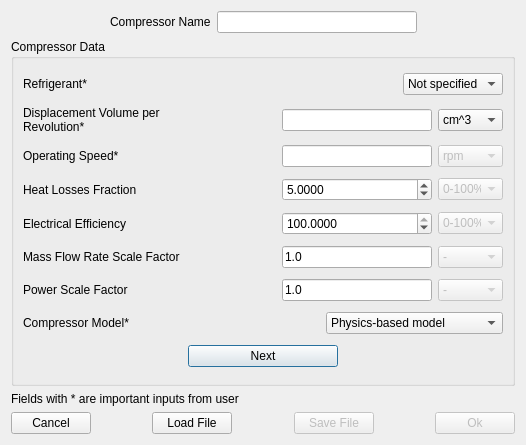
<?xml version="1.0" encoding="UTF-8"?>
<ui version="4.0">
 <class>Comp_Definition</class>
 <widget class="QWidget" name="Comp_Definition">
  <property name="windowModality">
   <enum>Qt::ApplicationModal</enum>
  </property>
  <property name="geometry">
   <rect>
    <x>0</x>
    <y>0</y>
    <width>526</width>
    <height>445</height>
   </rect>
  </property>
  <property name="sizePolicy">
   <sizepolicy hsizetype="Preferred" vsizetype="Preferred">
    <horstretch>0</horstretch>
    <verstretch>0</verstretch>
   </sizepolicy>
  </property>
  <property name="windowTitle">
   <string>Compressor Definition</string>
  </property>
  <layout class="QVBoxLayout" name="verticalLayout_2">
   <item>
    <layout class="QHBoxLayout" name="horizontalLayout_2">
     <item>
      <spacer name="horizontalSpacer_2">
       <property name="orientation">
        <enum>Qt::Horizontal</enum>
       </property>
       <property name="sizeHint" stdset="0">
        <size>
         <width>40</width>
         <height>20</height>
        </size>
       </property>
      </spacer>
     </item>
     <item>
      <layout class="QHBoxLayout" name="horizontalLayout">
       <item>
        <widget class="QLabel" name="Comp_name_label">
         <property name="toolTip">
          <string>Name of the compressor which will be used later in database</string>
         </property>
         <property name="text">
          <string>Compressor Name</string>
         </property>
        </widget>
       </item>
       <item>
        <widget class="QLineEdit" name="Comp_name">
         <property name="sizePolicy">
          <sizepolicy hsizetype="Fixed" vsizetype="Fixed">
           <horstretch>0</horstretch>
           <verstretch>0</verstretch>
          </sizepolicy>
         </property>
         <property name="minimumSize">
          <size>
           <width>200</width>
           <height>0</height>
          </size>
         </property>
         <property name="toolTip">
          <string>Name of the compressor which will be used later in database</string>
         </property>
        </widget>
       </item>
      </layout>
     </item>
     <item>
      <spacer name="horizontalSpacer">
       <property name="orientation">
        <enum>Qt::Horizontal</enum>
       </property>
       <property name="sizeHint" stdset="0">
        <size>
         <width>40</width>
         <height>20</height>
        </size>
       </property>
      </spacer>
     </item>
    </layout>
   </item>
   <item>
    <widget class="QGroupBox" name="Comp_data_group">
     <property name="sizePolicy">
      <sizepolicy hsizetype="MinimumExpanding" vsizetype="MinimumExpanding">
       <horstretch>0</horstretch>
       <verstretch>0</verstretch>
      </sizepolicy>
     </property>
     <property name="title">
      <string>Compressor Data</string>
     </property>
     <layout class="QHBoxLayout" name="horizontalLayout_16">
      <item>
       <layout class="QVBoxLayout" name="verticalLayout">
        <item>
         <layout class="QHBoxLayout" name="horizontalLayout_9">
          <item>
           <widget class="QLabel" name="Comp_ref_label">
            <property name="sizePolicy">
             <sizepolicy hsizetype="Fixed" vsizetype="Preferred">
              <horstretch>0</horstretch>
              <verstretch>0</verstretch>
             </sizepolicy>
            </property>
            <property name="minimumSize">
             <size>
              <width>200</width>
              <height>0</height>
             </size>
            </property>
            <property name="maximumSize">
             <size>
              <width>150</width>
              <height>16777215</height>
             </size>
            </property>
            <property name="toolTip">
             <string>Refrigerant that can be used with the compressor</string>
            </property>
            <property name="text">
             <string>Refrigerant*</string>
            </property>
            <property name="wordWrap">
             <bool>true</bool>
            </property>
           </widget>
          </item>
          <item>
           <spacer name="horizontalSpacer_16">
            <property name="orientation">
             <enum>Qt::Horizontal</enum>
            </property>
            <property name="sizeHint" stdset="0">
             <size>
              <width>40</width>
              <height>20</height>
             </size>
            </property>
           </spacer>
          </item>
          <item>
           <widget class="QComboBox" name="Comp_ref">
            <property name="toolTip">
             <string>Refrigerant that can be used with the compressor</string>
            </property>
            <item>
             <property name="text">
              <string>Not specified</string>
             </property>
            </item>
           </widget>
          </item>
         </layout>
        </item>
        <item>
         <layout class="QHBoxLayout" name="horizontalLayout_3">
          <item>
           <widget class="QLabel" name="Comp_vol_label">
            <property name="sizePolicy">
             <sizepolicy hsizetype="Preferred" vsizetype="Preferred">
              <horstretch>0</horstretch>
              <verstretch>0</verstretch>
             </sizepolicy>
            </property>
            <property name="minimumSize">
             <size>
              <width>200</width>
              <height>0</height>
             </size>
            </property>
            <property name="maximumSize">
             <size>
              <width>150</width>
              <height>16777215</height>
             </size>
            </property>
            <property name="toolTip">
             <string>Compressor Displacement Volume per revolution</string>
            </property>
            <property name="text">
             <string>Displacement Volume per Revolution*</string>
            </property>
            <property name="wordWrap">
             <bool>true</bool>
            </property>
           </widget>
          </item>
          <item>
           <spacer name="horizontalSpacer_7">
            <property name="orientation">
             <enum>Qt::Horizontal</enum>
            </property>
            <property name="sizeHint" stdset="0">
             <size>
              <width>40</width>
              <height>20</height>
             </size>
            </property>
           </spacer>
          </item>
          <item>
           <widget class="QLineEdit" name="Comp_vol">
            <property name="sizePolicy">
             <sizepolicy hsizetype="Fixed" vsizetype="Fixed">
              <horstretch>0</horstretch>
              <verstretch>0</verstretch>
             </sizepolicy>
            </property>
            <property name="minimumSize">
             <size>
              <width>150</width>
              <height>0</height>
             </size>
            </property>
            <property name="toolTip">
             <string>Compressor Displacement Volume per revolution</string>
            </property>
           </widget>
          </item>
          <item>
           <widget class="QComboBox" name="Comp_vol_unit">
            <property name="sizePolicy">
             <sizepolicy hsizetype="Fixed" vsizetype="Fixed">
              <horstretch>0</horstretch>
              <verstretch>0</verstretch>
             </sizepolicy>
            </property>
            <property name="minimumSize">
             <size>
              <width>65</width>
              <height>0</height>
             </size>
            </property>
            <property name="maximumSize">
             <size>
              <width>50</width>
              <height>16777215</height>
             </size>
            </property>
            <property name="currentIndex">
             <number>1</number>
            </property>
            <item>
             <property name="text">
              <string>m^3</string>
             </property>
            </item>
            <item>
             <property name="text">
              <string>cm^3</string>
             </property>
            </item>
            <item>
             <property name="text">
              <string>ft^3</string>
             </property>
            </item>
            <item>
             <property name="text">
              <string>in^3</string>
             </property>
            </item>
           </widget>
          </item>
         </layout>
        </item>
        <item>
         <layout class="QHBoxLayout" name="horizontalLayout_4">
          <item>
           <widget class="QLabel" name="Comp_speed_label">
            <property name="sizePolicy">
             <sizepolicy hsizetype="Preferred" vsizetype="Preferred">
              <horstretch>0</horstretch>
              <verstretch>0</verstretch>
             </sizepolicy>
            </property>
            <property name="minimumSize">
             <size>
              <width>200</width>
              <height>0</height>
             </size>
            </property>
            <property name="maximumSize">
             <size>
              <width>150</width>
              <height>16777215</height>
             </size>
            </property>
            <property name="toolTip">
             <string>Compressor working speed</string>
            </property>
            <property name="text">
             <string>Operating Speed*</string>
            </property>
           </widget>
          </item>
          <item>
           <spacer name="horizontalSpacer_8">
            <property name="orientation">
             <enum>Qt::Horizontal</enum>
            </property>
            <property name="sizeHint" stdset="0">
             <size>
              <width>40</width>
              <height>20</height>
             </size>
            </property>
           </spacer>
          </item>
          <item>
           <widget class="QLineEdit" name="Comp_speed">
            <property name="sizePolicy">
             <sizepolicy hsizetype="Fixed" vsizetype="Fixed">
              <horstretch>0</horstretch>
              <verstretch>0</verstretch>
             </sizepolicy>
            </property>
            <property name="minimumSize">
             <size>
              <width>150</width>
              <height>0</height>
             </size>
            </property>
            <property name="toolTip">
             <string>Compressor working speed</string>
            </property>
           </widget>
          </item>
          <item>
           <widget class="QComboBox" name="Comp_speed_unit">
            <property name="enabled">
             <bool>false</bool>
            </property>
            <property name="sizePolicy">
             <sizepolicy hsizetype="Fixed" vsizetype="Fixed">
              <horstretch>0</horstretch>
              <verstretch>0</verstretch>
             </sizepolicy>
            </property>
            <property name="minimumSize">
             <size>
              <width>65</width>
              <height>0</height>
             </size>
            </property>
            <property name="maximumSize">
             <size>
              <width>50</width>
              <height>16777215</height>
             </size>
            </property>
            <item>
             <property name="text">
              <string>rpm</string>
             </property>
            </item>
           </widget>
          </item>
         </layout>
        </item>
        <item>
         <layout class="QHBoxLayout" name="horizontalLayout_5">
          <item>
           <widget class="QLabel" name="Comp_fp_label">
            <property name="sizePolicy">
             <sizepolicy hsizetype="Preferred" vsizetype="Preferred">
              <horstretch>0</horstretch>
              <verstretch>0</verstretch>
             </sizepolicy>
            </property>
            <property name="minimumSize">
             <size>
              <width>200</width>
              <height>0</height>
             </size>
            </property>
            <property name="maximumSize">
             <size>
              <width>150</width>
              <height>16777215</height>
             </size>
            </property>
            <property name="toolTip">
             <string>Compressor fraction of power lost as heat</string>
            </property>
            <property name="text">
             <string>Heat Losses Fraction</string>
            </property>
           </widget>
          </item>
          <item>
           <spacer name="horizontalSpacer_9">
            <property name="orientation">
             <enum>Qt::Horizontal</enum>
            </property>
            <property name="sizeHint" stdset="0">
             <size>
              <width>40</width>
              <height>20</height>
             </size>
            </property>
           </spacer>
          </item>
          <item>
           <widget class="QDoubleSpinBox" name="Comp_fp">
            <property name="sizePolicy">
             <sizepolicy hsizetype="Fixed" vsizetype="Fixed">
              <horstretch>0</horstretch>
              <verstretch>0</verstretch>
             </sizepolicy>
            </property>
            <property name="minimumSize">
             <size>
              <width>150</width>
              <height>0</height>
             </size>
            </property>
            <property name="maximumSize">
             <size>
              <width>150</width>
              <height>16777215</height>
             </size>
            </property>
            <property name="toolTip">
             <string>Compressor fraction of power lost as heat</string>
            </property>
            <property name="decimals">
             <number>4</number>
            </property>
            <property name="maximum">
             <double>100.000000000000000</double>
            </property>
            <property name="value">
             <double>5.000000000000000</double>
            </property>
           </widget>
          </item>
          <item>
           <widget class="QComboBox" name="Comp_fp_unit">
            <property name="enabled">
             <bool>false</bool>
            </property>
            <property name="sizePolicy">
             <sizepolicy hsizetype="Fixed" vsizetype="Fixed">
              <horstretch>0</horstretch>
              <verstretch>0</verstretch>
             </sizepolicy>
            </property>
            <property name="minimumSize">
             <size>
              <width>65</width>
              <height>0</height>
             </size>
            </property>
            <property name="maximumSize">
             <size>
              <width>50</width>
              <height>16777215</height>
             </size>
            </property>
            <item>
             <property name="text">
              <string>0-100%</string>
             </property>
            </item>
           </widget>
          </item>
         </layout>
        </item>
        <item>
         <layout class="QHBoxLayout" name="horizontalLayout_6">
          <item>
           <widget class="QLabel" name="Comp_elec_eff_label">
            <property name="sizePolicy">
             <sizepolicy hsizetype="Preferred" vsizetype="Preferred">
              <horstretch>0</horstretch>
              <verstretch>0</verstretch>
             </sizepolicy>
            </property>
            <property name="minimumSize">
             <size>
              <width>200</width>
              <height>0</height>
             </size>
            </property>
            <property name="maximumSize">
             <size>
              <width>150</width>
              <height>16777215</height>
             </size>
            </property>
            <property name="toolTip">
             <string>Electrical efficiency of the compressor motor</string>
            </property>
            <property name="text">
             <string>Electrical Efficiency</string>
            </property>
           </widget>
          </item>
          <item>
           <spacer name="horizontalSpacer_10">
            <property name="orientation">
             <enum>Qt::Horizontal</enum>
            </property>
            <property name="sizeHint" stdset="0">
             <size>
              <width>40</width>
              <height>20</height>
             </size>
            </property>
           </spacer>
          </item>
          <item>
           <widget class="QDoubleSpinBox" name="Comp_elec_eff">
            <property name="minimumSize">
             <size>
              <width>150</width>
              <height>0</height>
             </size>
            </property>
            <property name="maximumSize">
             <size>
              <width>150</width>
              <height>16777215</height>
             </size>
            </property>
            <property name="toolTip">
             <string>Electrical efficiency of the compressor motor</string>
            </property>
            <property name="decimals">
             <number>4</number>
            </property>
            <property name="maximum">
             <double>100.000000000000000</double>
            </property>
            <property name="value">
             <double>100.000000000000000</double>
            </property>
           </widget>
          </item>
          <item>
           <widget class="QComboBox" name="Comp_elec_eff_unit">
            <property name="enabled">
             <bool>false</bool>
            </property>
            <property name="sizePolicy">
             <sizepolicy hsizetype="Fixed" vsizetype="Fixed">
              <horstretch>0</horstretch>
              <verstretch>0</verstretch>
             </sizepolicy>
            </property>
            <property name="minimumSize">
             <size>
              <width>65</width>
              <height>0</height>
             </size>
            </property>
            <property name="maximumSize">
             <size>
              <width>50</width>
              <height>16777215</height>
             </size>
            </property>
            <item>
             <property name="text">
              <string>0-100%</string>
             </property>
            </item>
           </widget>
          </item>
         </layout>
        </item>
        <item>
         <layout class="QHBoxLayout" name="horizontalLayout_10">
          <item>
           <widget class="QLabel" name="Comp_ratio_M_label">
            <property name="sizePolicy">
             <sizepolicy hsizetype="Preferred" vsizetype="Preferred">
              <horstretch>0</horstretch>
              <verstretch>0</verstretch>
             </sizepolicy>
            </property>
            <property name="minimumSize">
             <size>
              <width>200</width>
              <height>0</height>
             </size>
            </property>
            <property name="maximumSize">
             <size>
              <width>150</width>
              <height>16777215</height>
             </size>
            </property>
            <property name="toolTip">
             <string>Scale factor used with the mass flow rate of the compressor. this scale factor will be multiplied by the calculated mass flow rate of the compressor model</string>
            </property>
            <property name="text">
             <string>Mass Flow Rate Scale Factor</string>
            </property>
            <property name="wordWrap">
             <bool>true</bool>
            </property>
           </widget>
          </item>
          <item>
           <spacer name="horizontalSpacer_13">
            <property name="orientation">
             <enum>Qt::Horizontal</enum>
            </property>
            <property name="sizeHint" stdset="0">
             <size>
              <width>40</width>
              <height>20</height>
             </size>
            </property>
           </spacer>
          </item>
          <item>
           <widget class="QLineEdit" name="Comp_ratio_M">
            <property name="sizePolicy">
             <sizepolicy hsizetype="Fixed" vsizetype="Fixed">
              <horstretch>0</horstretch>
              <verstretch>0</verstretch>
             </sizepolicy>
            </property>
            <property name="minimumSize">
             <size>
              <width>150</width>
              <height>0</height>
             </size>
            </property>
            <property name="toolTip">
             <string>Scale factor used with the mass flow rate of the compressor. this scale factor will be multiplied by the calculated mass flow rate of the compressor model</string>
            </property>
            <property name="text">
             <string>1.0</string>
            </property>
           </widget>
          </item>
          <item>
           <widget class="QComboBox" name="Comp_ratio_M_unit">
            <property name="enabled">
             <bool>false</bool>
            </property>
            <property name="sizePolicy">
             <sizepolicy hsizetype="Fixed" vsizetype="Fixed">
              <horstretch>0</horstretch>
              <verstretch>0</verstretch>
             </sizepolicy>
            </property>
            <property name="minimumSize">
             <size>
              <width>65</width>
              <height>0</height>
             </size>
            </property>
            <property name="maximumSize">
             <size>
              <width>50</width>
              <height>16777215</height>
             </size>
            </property>
            <item>
             <property name="text">
              <string>-</string>
             </property>
            </item>
           </widget>
          </item>
         </layout>
        </item>
        <item>
         <layout class="QHBoxLayout" name="horizontalLayout_11">
          <item>
           <widget class="QLabel" name="Comp_ratio_P_label">
            <property name="sizePolicy">
             <sizepolicy hsizetype="Fixed" vsizetype="Preferred">
              <horstretch>0</horstretch>
              <verstretch>0</verstretch>
             </sizepolicy>
            </property>
            <property name="minimumSize">
             <size>
              <width>200</width>
              <height>0</height>
             </size>
            </property>
            <property name="maximumSize">
             <size>
              <width>150</width>
              <height>16777215</height>
             </size>
            </property>
            <property name="toolTip">
             <string>Scale factor used with the mass flow rate of the compressor. this scale factor will be multiplied by the calculated mass flow rate of the compressor model</string>
            </property>
            <property name="text">
             <string>Power Scale Factor</string>
            </property>
            <property name="wordWrap">
             <bool>true</bool>
            </property>
           </widget>
          </item>
          <item>
           <spacer name="horizontalSpacer_14">
            <property name="orientation">
             <enum>Qt::Horizontal</enum>
            </property>
            <property name="sizeHint" stdset="0">
             <size>
              <width>40</width>
              <height>20</height>
             </size>
            </property>
           </spacer>
          </item>
          <item>
           <widget class="QLineEdit" name="Comp_ratio_P">
            <property name="sizePolicy">
             <sizepolicy hsizetype="Fixed" vsizetype="Fixed">
              <horstretch>0</horstretch>
              <verstretch>0</verstretch>
             </sizepolicy>
            </property>
            <property name="minimumSize">
             <size>
              <width>150</width>
              <height>0</height>
             </size>
            </property>
            <property name="toolTip">
             <string>Scale factor used with the mass flow rate of the compressor. this scale factor will be multiplied by the calculated mass flow rate of the compressor model</string>
            </property>
            <property name="text">
             <string>1.0</string>
            </property>
           </widget>
          </item>
          <item>
           <widget class="QComboBox" name="Comp_ratio_P_unit">
            <property name="enabled">
             <bool>false</bool>
            </property>
            <property name="sizePolicy">
             <sizepolicy hsizetype="Fixed" vsizetype="Fixed">
              <horstretch>0</horstretch>
              <verstretch>0</verstretch>
             </sizepolicy>
            </property>
            <property name="minimumSize">
             <size>
              <width>65</width>
              <height>0</height>
             </size>
            </property>
            <property name="maximumSize">
             <size>
              <width>50</width>
              <height>16777215</height>
             </size>
            </property>
            <item>
             <property name="text">
              <string>-</string>
             </property>
            </item>
           </widget>
          </item>
         </layout>
        </item>
        <item>
         <layout class="QHBoxLayout" name="horizontalLayout_13">
          <item>
           <widget class="QLabel" name="Comp_model_label">
            <property name="sizePolicy">
             <sizepolicy hsizetype="Fixed" vsizetype="Preferred">
              <horstretch>0</horstretch>
              <verstretch>0</verstretch>
             </sizepolicy>
            </property>
            <property name="minimumSize">
             <size>
              <width>200</width>
              <height>0</height>
             </size>
            </property>
            <property name="maximumSize">
             <size>
              <width>150</width>
              <height>16777215</height>
             </size>
            </property>
            <property name="toolTip">
             <string>Scale factor used with the mass flow rate of the compressor. this scale factor will be multiplied by the calculated mass flow rate of the compressor model</string>
            </property>
            <property name="text">
             <string>Compressor Model*</string>
            </property>
            <property name="wordWrap">
             <bool>true</bool>
            </property>
           </widget>
          </item>
          <item>
           <spacer name="horizontalSpacer_15">
            <property name="orientation">
             <enum>Qt::Horizontal</enum>
            </property>
            <property name="sizeHint" stdset="0">
             <size>
              <width>40</width>
              <height>20</height>
             </size>
            </property>
           </spacer>
          </item>
          <item>
           <widget class="QComboBox" name="Comp_model">
            <item>
             <property name="text">
              <string>Physics-based model</string>
             </property>
            </item>
            <item>
             <property name="text">
              <string>AHRI 10-coefficients model</string>
             </property>
            </item>
            <item>
             <property name="text">
              <string>Compressor map model</string>
             </property>
            </item>
           </widget>
          </item>
         </layout>
        </item>
        <item>
         <layout class="QHBoxLayout" name="horizontalLayout_14">
          <item>
           <spacer name="horizontalSpacer_4">
            <property name="orientation">
             <enum>Qt::Horizontal</enum>
            </property>
            <property name="sizeHint" stdset="0">
             <size>
              <width>40</width>
              <height>20</height>
             </size>
            </property>
           </spacer>
          </item>
          <item>
           <widget class="QPushButton" name="Comp_model_define_button">
            <property name="sizePolicy">
             <sizepolicy hsizetype="Fixed" vsizetype="Fixed">
              <horstretch>0</horstretch>
              <verstretch>0</verstretch>
             </sizepolicy>
            </property>
            <property name="minimumSize">
             <size>
              <width>150</width>
              <height>0</height>
             </size>
            </property>
            <property name="toolTip">
             <string>Define Compressor model</string>
            </property>
            <property name="text">
             <string>Next</string>
            </property>
            <property name="default">
             <bool>true</bool>
            </property>
           </widget>
          </item>
          <item>
           <spacer name="horizontalSpacer_3">
            <property name="orientation">
             <enum>Qt::Horizontal</enum>
            </property>
            <property name="sizeHint" stdset="0">
             <size>
              <width>40</width>
              <height>20</height>
             </size>
            </property>
           </spacer>
          </item>
         </layout>
        </item>
       </layout>
      </item>
     </layout>
    </widget>
   </item>
   <item>
    <widget class="QLabel" name="label">
     <property name="text">
      <string>Fields with * are important inputs from user</string>
     </property>
    </widget>
   </item>
   <item>
    <layout class="QHBoxLayout" name="horizontalLayout_15">
     <item>
      <widget class="QPushButton" name="Comp_cancel_button">
       <property name="toolTip">
        <string>Cancel</string>
       </property>
       <property name="text">
        <string>Cancel</string>
       </property>
      </widget>
     </item>
     <item>
      <spacer name="horizontalSpacer_6">
       <property name="orientation">
        <enum>Qt::Horizontal</enum>
       </property>
       <property name="sizeHint" stdset="0">
        <size>
         <width>40</width>
         <height>20</height>
        </size>
       </property>
      </spacer>
     </item>
     <item>
      <widget class="QPushButton" name="Comp_load_button">
       <property name="toolTip">
        <string>Load external compressor file</string>
       </property>
       <property name="text">
        <string>Load File</string>
       </property>
      </widget>
     </item>
     <item>
      <spacer name="horizontalSpacer_17">
       <property name="orientation">
        <enum>Qt::Horizontal</enum>
       </property>
       <property name="sizeHint" stdset="0">
        <size>
         <width>40</width>
         <height>20</height>
        </size>
       </property>
      </spacer>
     </item>
     <item>
      <widget class="QPushButton" name="Comp_save_button">
       <property name="enabled">
        <bool>false</bool>
       </property>
       <property name="toolTip">
        <string>Load compressor to external file</string>
       </property>
       <property name="text">
        <string>Save File</string>
       </property>
      </widget>
     </item>
     <item>
      <spacer name="horizontalSpacer_5">
       <property name="orientation">
        <enum>Qt::Horizontal</enum>
       </property>
       <property name="sizeHint" stdset="0">
        <size>
         <width>40</width>
         <height>20</height>
        </size>
       </property>
      </spacer>
     </item>
     <item>
      <widget class="QPushButton" name="Comp_ok_button">
       <property name="enabled">
        <bool>false</bool>
       </property>
       <property name="toolTip">
        <string>Ok</string>
       </property>
       <property name="text">
        <string>Ok</string>
       </property>
       <property name="default">
        <bool>true</bool>
       </property>
      </widget>
     </item>
    </layout>
   </item>
  </layout>
 </widget>
 <resources/>
 <connections/>
</ui>
